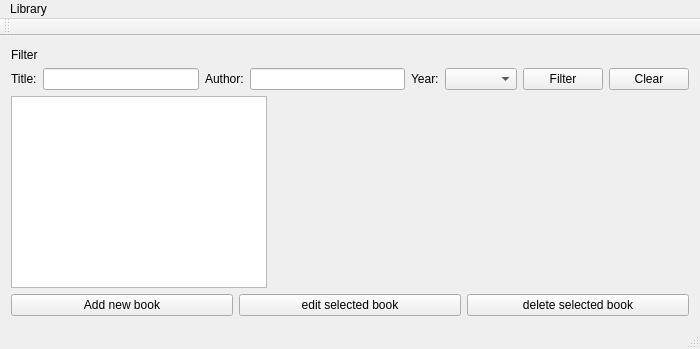
<?xml version="1.0" encoding="UTF-8"?>
<ui version="4.0">
 <class>MainWindow</class>
 <widget class="QMainWindow" name="MainWindow">
  <property name="geometry">
   <rect>
    <x>0</x>
    <y>0</y>
    <width>700</width>
    <height>349</height>
   </rect>
  </property>
  <property name="sizePolicy">
   <sizepolicy hsizetype="Expanding" vsizetype="Expanding">
    <horstretch>0</horstretch>
    <verstretch>0</verstretch>
   </sizepolicy>
  </property>
  <property name="windowTitle">
   <string>MainWindow</string>
  </property>
  <widget class="QWidget" name="centralWidget">
   <property name="sizePolicy">
    <sizepolicy hsizetype="Expanding" vsizetype="Expanding">
     <horstretch>0</horstretch>
     <verstretch>0</verstretch>
    </sizepolicy>
   </property>
   <layout class="QGridLayout" name="gridLayout">
    <item row="0" column="0">
     <layout class="QVBoxLayout" name="verticalLayout">
      <property name="sizeConstraint">
       <enum>QLayout::SetMaximumSize</enum>
      </property>
      <item>
       <widget class="QLabel" name="filterLabel">
        <property name="text">
         <string>Filter</string>
        </property>
       </widget>
      </item>
      <item>
       <layout class="QHBoxLayout" name="horizontalLayout_2">
        <item>
         <widget class="QLabel" name="titleLabel">
          <property name="text">
           <string>Title:</string>
          </property>
         </widget>
        </item>
        <item>
         <widget class="QLineEdit" name="titleLineEdit"/>
        </item>
        <item>
         <widget class="QLabel" name="authorLabel">
          <property name="text">
           <string>Author:</string>
          </property>
         </widget>
        </item>
        <item>
         <widget class="QLineEdit" name="authorLineEdit"/>
        </item>
        <item>
         <widget class="QLabel" name="yearLabel">
          <property name="text">
           <string>Year:</string>
          </property>
         </widget>
        </item>
        <item>
         <widget class="QComboBox" name="yearComboBox">
          <property name="sizeAdjustPolicy">
           <enum>QComboBox::AdjustToContents</enum>
          </property>
         </widget>
        </item>
        <item>
         <widget class="QPushButton" name="filterBooksButton">
          <property name="text">
           <string>Filter</string>
          </property>
         </widget>
        </item>
        <item>
         <widget class="QPushButton" name="clearFilterDialogButton">
          <property name="text">
           <string>Clear</string>
          </property>
         </widget>
        </item>
       </layout>
      </item>
      <item>
       <widget class="QTableView" name="tableBookView">
        <property name="sizePolicy">
         <sizepolicy hsizetype="Maximum" vsizetype="Maximum">
          <horstretch>1</horstretch>
          <verstretch>0</verstretch>
         </sizepolicy>
        </property>
       </widget>
      </item>
      <item>
       <layout class="QHBoxLayout" name="horizontalLayout">
        <item>
         <widget class="QPushButton" name="addBookButton">
          <property name="text">
           <string>Add new book</string>
          </property>
         </widget>
        </item>
        <item>
         <widget class="QPushButton" name="editBookButton">
          <property name="text">
           <string>edit selected book</string>
          </property>
         </widget>
        </item>
        <item>
         <widget class="QPushButton" name="deleteBookButton">
          <property name="text">
           <string>delete selected book</string>
          </property>
         </widget>
        </item>
       </layout>
      </item>
     </layout>
    </item>
   </layout>
  </widget>
  <widget class="QMenuBar" name="menuBar">
   <property name="geometry">
    <rect>
     <x>0</x>
     <y>0</y>
     <width>700</width>
     <height>22</height>
    </rect>
   </property>
   <widget class="QMenu" name="menuLibrary">
    <property name="title">
     <string>Library</string>
    </property>
   </widget>
   <addaction name="menuLibrary"/>
  </widget>
  <widget class="QStatusBar" name="statusBar"/>
  <widget class="QToolBar" name="toolBar">
   <property name="windowTitle">
    <string>toolBar</string>
   </property>
   <attribute name="toolBarArea">
    <enum>TopToolBarArea</enum>
   </attribute>
   <attribute name="toolBarBreak">
    <bool>false</bool>
   </attribute>
  </widget>
 </widget>
 <layoutdefault spacing="6" margin="11"/>
 <resources/>
 <connections/>
</ui>
